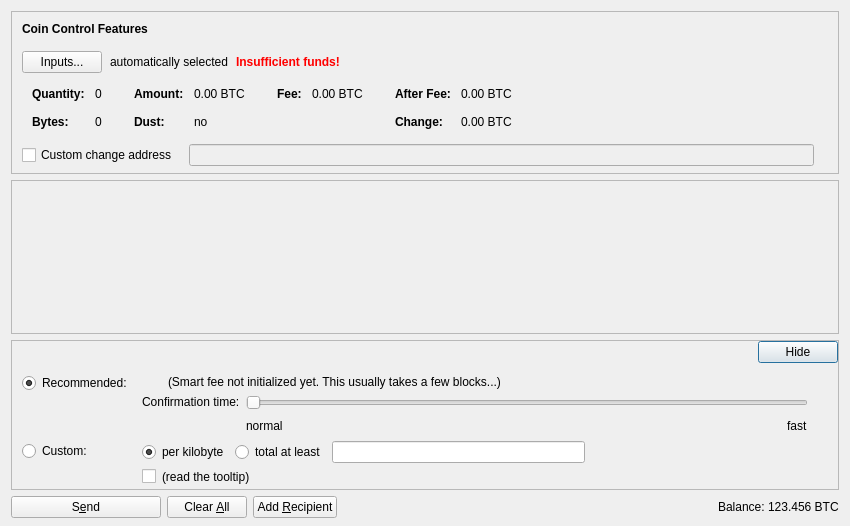
<?xml version="1.0" encoding="UTF-8"?>
<ui version="4.0">
 <class>SendCoinsDialog</class>
 <widget class="QDialog" name="SendCoinsDialog">
  <property name="geometry">
   <rect>
    <x>0</x>
    <y>0</y>
    <width>850</width>
    <height>526</height>
   </rect>
  </property>
  <property name="windowTitle">
   <string>Send Coins</string>
  </property>
  <layout class="QVBoxLayout" name="verticalLayout" stretch="0,1,0,0">
   <property name="bottomMargin">
    <number>8</number>
   </property>
   <item>
    <widget class="QFrame" name="frameCoinControl">
     <property name="sizePolicy">
      <sizepolicy hsizetype="Expanding" vsizetype="Expanding">
       <horstretch>0</horstretch>
       <verstretch>0</verstretch>
      </sizepolicy>
     </property>
     <property name="maximumSize">
      <size>
       <width>16777215</width>
       <height>16777215</height>
      </size>
     </property>
     <property name="frameShape">
      <enum>QFrame::StyledPanel</enum>
     </property>
     <property name="frameShadow">
      <enum>QFrame::Sunken</enum>
     </property>
     <layout class="QVBoxLayout" name="verticalLayoutCoinControl2">
      <property name="spacing">
       <number>0</number>
      </property>
      <property name="leftMargin">
       <number>0</number>
      </property>
      <property name="topMargin">
       <number>0</number>
      </property>
      <property name="rightMargin">
       <number>0</number>
      </property>
      <property name="bottomMargin">
       <number>6</number>
      </property>
      <item>
       <layout class="QVBoxLayout" name="verticalLayoutCoinControl" stretch="0,0,0,0,1">
        <property name="spacing">
         <number>0</number>
        </property>
        <property name="leftMargin">
         <number>10</number>
        </property>
        <property name="topMargin">
         <number>10</number>
        </property>
        <item>
         <layout class="QHBoxLayout" name="horizontalLayoutCoinControl1">
          <property name="bottomMargin">
           <number>15</number>
          </property>
          <item>
           <widget class="QLabel" name="labelCoinControlFeatures">
            <property name="sizePolicy">
             <sizepolicy hsizetype="Preferred" vsizetype="Maximum">
              <horstretch>0</horstretch>
              <verstretch>0</verstretch>
             </sizepolicy>
            </property>
            <property name="font">
             <font>
              <weight>75</weight>
              <bold>true</bold>
             </font>
            </property>
            <property name="styleSheet">
             <string notr="true">font-weight:bold;</string>
            </property>
            <property name="text">
             <string>Coin Control Features</string>
            </property>
           </widget>
          </item>
         </layout>
        </item>
        <item>
         <layout class="QHBoxLayout" name="horizontalLayoutCoinControl2" stretch="0,0,0,0">
          <property name="spacing">
           <number>8</number>
          </property>
          <property name="bottomMargin">
           <number>10</number>
          </property>
          <item>
           <widget class="QPushButton" name="pushButtonCoinControl">
            <property name="styleSheet">
             <string notr="true"/>
            </property>
            <property name="text">
             <string>Inputs...</string>
            </property>
            <property name="autoDefault">
             <bool>false</bool>
            </property>
           </widget>
          </item>
          <item>
           <widget class="QLabel" name="labelCoinControlAutomaticallySelected">
            <property name="text">
             <string>automatically selected</string>
            </property>
            <property name="margin">
             <number>5</number>
            </property>
           </widget>
          </item>
          <item>
           <widget class="QLabel" name="labelCoinControlInsuffFunds">
            <property name="font">
             <font>
              <weight>75</weight>
              <bold>true</bold>
             </font>
            </property>
            <property name="styleSheet">
             <string notr="true">color:red;font-weight:bold;</string>
            </property>
            <property name="text">
             <string>Insufficient funds!</string>
            </property>
            <property name="margin">
             <number>5</number>
            </property>
           </widget>
          </item>
          <item>
           <spacer name="horizontalSpacerCoinControl">
            <property name="orientation">
             <enum>Qt::Horizontal</enum>
            </property>
            <property name="sizeHint" stdset="0">
             <size>
              <width>40</width>
              <height>1</height>
             </size>
            </property>
           </spacer>
          </item>
         </layout>
        </item>
        <item>
         <widget class="QWidget" name="widgetCoinControl" native="true">
          <property name="sizePolicy">
           <sizepolicy hsizetype="Preferred" vsizetype="Preferred">
            <horstretch>0</horstretch>
            <verstretch>0</verstretch>
           </sizepolicy>
          </property>
          <property name="minimumSize">
           <size>
            <width>0</width>
            <height>0</height>
           </size>
          </property>
          <property name="styleSheet">
           <string notr="true"/>
          </property>
          <layout class="QHBoxLayout" name="horizontalLayoutCoinControl5">
           <property name="leftMargin">
            <number>0</number>
           </property>
           <property name="topMargin">
            <number>0</number>
           </property>
           <property name="rightMargin">
            <number>0</number>
           </property>
           <property name="bottomMargin">
            <number>0</number>
           </property>
           <item>
            <layout class="QHBoxLayout" name="horizontalLayoutCoinControl3" stretch="0,0,0,1">
             <property name="spacing">
              <number>20</number>
             </property>
             <property name="topMargin">
              <number>0</number>
             </property>
             <property name="bottomMargin">
              <number>10</number>
             </property>
             <item>
              <layout class="QFormLayout" name="formLayoutCoinControl1">
               <property name="horizontalSpacing">
                <number>10</number>
               </property>
               <property name="verticalSpacing">
                <number>14</number>
               </property>
               <property name="leftMargin">
                <number>10</number>
               </property>
               <property name="topMargin">
                <number>4</number>
               </property>
               <property name="rightMargin">
                <number>6</number>
               </property>
               <item row="0" column="0">
                <widget class="QLabel" name="labelCoinControlQuantityText">
                 <property name="font">
                  <font>
                   <weight>75</weight>
                   <bold>true</bold>
                  </font>
                 </property>
                 <property name="text">
                  <string>Quantity:</string>
                 </property>
                 <property name="margin">
                  <number>0</number>
                 </property>
                </widget>
               </item>
               <item row="0" column="1">
                <widget class="QLabel" name="labelCoinControlQuantity">
                 <property name="cursor">
                  <cursorShape>IBeamCursor</cursorShape>
                 </property>
                 <property name="contextMenuPolicy">
                  <enum>Qt::ActionsContextMenu</enum>
                 </property>
                 <property name="text">
                  <string notr="true">0</string>
                 </property>
                 <property name="margin">
                  <number>0</number>
                 </property>
                 <property name="textInteractionFlags">
                  <set>Qt::LinksAccessibleByMouse|Qt::TextSelectableByKeyboard|Qt::TextSelectableByMouse</set>
                 </property>
                </widget>
               </item>
               <item row="1" column="0">
                <widget class="QLabel" name="labelCoinControlBytesText">
                 <property name="font">
                  <font>
                   <weight>75</weight>
                   <bold>true</bold>
                  </font>
                 </property>
                 <property name="text">
                  <string>Bytes:</string>
                 </property>
                </widget>
               </item>
               <item row="1" column="1">
                <widget class="QLabel" name="labelCoinControlBytes">
                 <property name="cursor">
                  <cursorShape>IBeamCursor</cursorShape>
                 </property>
                 <property name="contextMenuPolicy">
                  <enum>Qt::ActionsContextMenu</enum>
                 </property>
                 <property name="text">
                  <string notr="true">0</string>
                 </property>
                 <property name="textInteractionFlags">
                  <set>Qt::LinksAccessibleByMouse|Qt::TextSelectableByKeyboard|Qt::TextSelectableByMouse</set>
                 </property>
                </widget>
               </item>
              </layout>
             </item>
             <item>
              <layout class="QFormLayout" name="formLayoutCoinControl2">
               <property name="horizontalSpacing">
                <number>10</number>
               </property>
               <property name="verticalSpacing">
                <number>14</number>
               </property>
               <property name="leftMargin">
                <number>6</number>
               </property>
               <property name="topMargin">
                <number>4</number>
               </property>
               <property name="rightMargin">
                <number>6</number>
               </property>
               <item row="0" column="0">
                <widget class="QLabel" name="labelCoinControlAmountText">
                 <property name="font">
                  <font>
                   <weight>75</weight>
                   <bold>true</bold>
                  </font>
                 </property>
                 <property name="text">
                  <string>Amount:</string>
                 </property>
                 <property name="margin">
                  <number>0</number>
                 </property>
                </widget>
               </item>
               <item row="0" column="1">
                <widget class="QLabel" name="labelCoinControlAmount">
                 <property name="cursor">
                  <cursorShape>IBeamCursor</cursorShape>
                 </property>
                 <property name="contextMenuPolicy">
                  <enum>Qt::ActionsContextMenu</enum>
                 </property>
                 <property name="text">
                  <string notr="true">0.00 BTC</string>
                 </property>
                 <property name="textInteractionFlags">
                  <set>Qt::LinksAccessibleByMouse|Qt::TextSelectableByKeyboard|Qt::TextSelectableByMouse</set>
                 </property>
                </widget>
               </item>
               <item row="1" column="0">
                <widget class="QLabel" name="labelCoinControlLowOutputText">
                 <property name="font">
                  <font>
                   <weight>75</weight>
                   <bold>true</bold>
                  </font>
                 </property>
                 <property name="text">
                  <string>Dust:</string>
                 </property>
                </widget>
               </item>
               <item row="1" column="1">
                <widget class="QLabel" name="labelCoinControlLowOutput">
                 <property name="cursor">
                  <cursorShape>IBeamCursor</cursorShape>
                 </property>
                 <property name="contextMenuPolicy">
                  <enum>Qt::ActionsContextMenu</enum>
                 </property>
                 <property name="text">
                  <string notr="true">no</string>
                 </property>
                 <property name="textInteractionFlags">
                  <set>Qt::LinksAccessibleByMouse|Qt::TextSelectableByKeyboard|Qt::TextSelectableByMouse</set>
                 </property>
                </widget>
               </item>
              </layout>
             </item>
             <item>
              <layout class="QFormLayout" name="formLayoutCoinControl3">
               <property name="horizontalSpacing">
                <number>10</number>
               </property>
               <property name="verticalSpacing">
                <number>14</number>
               </property>
               <property name="leftMargin">
                <number>6</number>
               </property>
               <property name="topMargin">
                <number>4</number>
               </property>
               <property name="rightMargin">
                <number>6</number>
               </property>
               <item row="0" column="0">
                <widget class="QLabel" name="labelCoinControlFeeText">
                 <property name="font">
                  <font>
                   <weight>75</weight>
                   <bold>true</bold>
                  </font>
                 </property>
                 <property name="text">
                  <string>Fee:</string>
                 </property>
                 <property name="margin">
                  <number>0</number>
                 </property>
                </widget>
               </item>
               <item row="0" column="1">
                <widget class="QLabel" name="labelCoinControlFee">
                 <property name="cursor">
                  <cursorShape>IBeamCursor</cursorShape>
                 </property>
                 <property name="contextMenuPolicy">
                  <enum>Qt::ActionsContextMenu</enum>
                 </property>
                 <property name="text">
                  <string notr="true">0.00 BTC</string>
                 </property>
                 <property name="textInteractionFlags">
                  <set>Qt::LinksAccessibleByMouse|Qt::TextSelectableByKeyboard|Qt::TextSelectableByMouse</set>
                 </property>
                </widget>
               </item>
             </layout>
             </item>
             <item>
              <layout class="QFormLayout" name="formLayoutCoinControl4">
               <property name="horizontalSpacing">
                <number>10</number>
               </property>
               <property name="verticalSpacing">
                <number>14</number>
               </property>
               <property name="leftMargin">
                <number>6</number>
               </property>
               <property name="topMargin">
                <number>4</number>
               </property>
               <property name="rightMargin">
                <number>6</number>
               </property>
               <item row="0" column="0">
                <widget class="QLabel" name="labelCoinControlAfterFeeText">
                 <property name="font">
                  <font>
                   <weight>75</weight>
                   <bold>true</bold>
                  </font>
                 </property>
                 <property name="text">
                  <string>After Fee:</string>
                 </property>
                 <property name="margin">
                  <number>0</number>
                 </property>
                </widget>
               </item>
               <item row="0" column="1">
                <widget class="QLabel" name="labelCoinControlAfterFee">
                 <property name="cursor">
                  <cursorShape>IBeamCursor</cursorShape>
                 </property>
                 <property name="contextMenuPolicy">
                  <enum>Qt::ActionsContextMenu</enum>
                 </property>
                 <property name="text">
                  <string notr="true">0.00 BTC</string>
                 </property>
                 <property name="textInteractionFlags">
                  <set>Qt::LinksAccessibleByMouse|Qt::TextSelectableByKeyboard|Qt::TextSelectableByMouse</set>
                 </property>
                </widget>
               </item>
               <item row="1" column="0">
                <widget class="QLabel" name="labelCoinControlChangeText">
                 <property name="font">
                  <font>
                   <weight>75</weight>
                   <bold>true</bold>
                  </font>
                 </property>
                 <property name="text">
                  <string>Change:</string>
                 </property>
                </widget>
               </item>
               <item row="1" column="1">
                <widget class="QLabel" name="labelCoinControlChange">
                 <property name="cursor">
                  <cursorShape>IBeamCursor</cursorShape>
                 </property>
                 <property name="contextMenuPolicy">
                  <enum>Qt::ActionsContextMenu</enum>
                 </property>
                 <property name="text">
                  <string notr="true">0.00 BTC</string>
                 </property>
                 <property name="textInteractionFlags">
                  <set>Qt::LinksAccessibleByMouse|Qt::TextSelectableByKeyboard|Qt::TextSelectableByMouse</set>
                 </property>
                </widget>
               </item>
              </layout>
             </item>
            </layout>
           </item>
          </layout>
         </widget>
        </item>
        <item>
         <layout class="QHBoxLayout" name="horizontalLayoutCoinControl4" stretch="0,0,0">
          <property name="spacing">
           <number>12</number>
          </property>
          <property name="sizeConstraint">
           <enum>QLayout::SetDefaultConstraint</enum>
          </property>
          <property name="topMargin">
           <number>5</number>
          </property>
          <property name="rightMargin">
           <number>5</number>
          </property>
          <item>
           <widget class="QCheckBox" name="checkBoxCoinControlChange">
            <property name="toolTip">
             <string>If this is activated, but the change address is empty or invalid, change will be sent to a newly generated address.</string>
            </property>
            <property name="text">
             <string>Custom change address</string>
            </property>
           </widget>
          </item>
          <item>
           <widget class="QValidatedLineEdit" name="lineEditCoinControlChange">
            <property name="enabled">
             <bool>false</bool>
            </property>
            <property name="sizePolicy">
             <sizepolicy hsizetype="Expanding" vsizetype="Fixed">
              <horstretch>0</horstretch>
              <verstretch>0</verstretch>
             </sizepolicy>
            </property>
           </widget>
          </item>
          <item>
           <widget class="QLabel" name="labelCoinControlChangeLabel">
            <property name="sizePolicy">
             <sizepolicy hsizetype="Preferred" vsizetype="Expanding">
              <horstretch>0</horstretch>
              <verstretch>0</verstretch>
             </sizepolicy>
            </property>
            <property name="minimumSize">
             <size>
              <width>0</width>
              <height>0</height>
             </size>
            </property>
            <property name="text">
             <string/>
            </property>
            <property name="margin">
             <number>3</number>
            </property>
           </widget>
          </item>
         </layout>
        </item>
        <item>
         <spacer name="verticalSpacerCoinControl">
          <property name="orientation">
           <enum>Qt::Vertical</enum>
          </property>
          <property name="sizeHint" stdset="0">
           <size>
            <width>800</width>
            <height>1</height>
           </size>
          </property>
         </spacer>
        </item>
       </layout>
      </item>
     </layout>
    </widget>
   </item>
   <item>
    <widget class="QScrollArea" name="scrollArea">
     <property name="widgetResizable">
      <bool>true</bool>
     </property>
     <widget class="QWidget" name="scrollAreaWidgetContents">
      <property name="geometry">
       <rect>
        <x>0</x>
        <y>0</y>
        <width>830</width>
        <height>104</height>
       </rect>
      </property>
      <layout class="QVBoxLayout" name="verticalLayout_2" stretch="0,1">
       <property name="leftMargin">
        <number>0</number>
       </property>
       <property name="topMargin">
        <number>0</number>
       </property>
       <property name="rightMargin">
        <number>0</number>
       </property>
       <property name="bottomMargin">
        <number>0</number>
       </property>
       <item>
        <layout class="QVBoxLayout" name="entries">
         <property name="spacing">
          <number>6</number>
         </property>
        </layout>
       </item>
       <item>
        <spacer name="verticalSpacer">
         <property name="orientation">
          <enum>Qt::Vertical</enum>
         </property>
         <property name="sizeHint" stdset="0">
          <size>
           <width>20</width>
           <height>40</height>
          </size>
         </property>
        </spacer>
       </item>
      </layout>
     </widget>
    </widget>
   </item>
   <item>
    <widget class="QFrame" name="frameFee">
     <property name="sizePolicy">
      <sizepolicy hsizetype="Expanding" vsizetype="Expanding">
       <horstretch>0</horstretch>
       <verstretch>0</verstretch>
      </sizepolicy>
     </property>
     <property name="maximumSize">
      <size>
       <width>16777215</width>
       <height>16777215</height>
      </size>
     </property>
     <property name="frameShape">
      <enum>QFrame::StyledPanel</enum>
     </property>
     <property name="frameShadow">
      <enum>QFrame::Sunken</enum>
     </property>
     <layout class="QVBoxLayout" name="verticalLayoutFee1">
      <property name="spacing">
       <number>0</number>
      </property>
      <property name="leftMargin">
       <number>0</number>
      </property>
      <property name="topMargin">
       <number>0</number>
      </property>
      <property name="rightMargin">
       <number>0</number>
      </property>
      <property name="bottomMargin">
       <number>0</number>
      </property>
      <item>
       <layout class="QVBoxLayout" name="verticalLayoutFee2" stretch="0,0,0">
        <property name="spacing">
         <number>0</number>
        </property>
        <property name="leftMargin">
         <number>10</number>
        </property>
        <property name="topMargin">
         <number>0</number>
        </property>
        <item>
         <layout class="QHBoxLayout" name="horizontalLayoutFee1">
          <property name="bottomMargin">
           <number>0</number>
          </property>
          <item>
           <layout class="QVBoxLayout" name="verticalLayoutFee7">
            <property name="spacing">
             <number>0</number>
            </property>
            <item>
             <spacer name="verticalSpacerSmartFee">
              <property name="orientation">
               <enum>Qt::Vertical</enum>
              </property>
              <property name="sizeType">
               <enum>QSizePolicy::Fixed</enum>
              </property>
              <property name="sizeHint" stdset="0">
               <size>
                <width>1</width>
                <height>4</height>
               </size>
              </property>
             </spacer>
            </item>
            <item>
             <spacer name="verticalSpacer_5">
              <property name="orientation">
               <enum>Qt::Vertical</enum>
              </property>
              <property name="sizeHint" stdset="0">
               <size>
                <width>1</width>
                <height>1</height>
               </size>
              </property>
             </spacer>
            </item>
           </layout>
          </item>
          <item>
           <spacer name="horizontalSpacer_4">
            <property name="orientation">
             <enum>Qt::Horizontal</enum>
            </property>
            <property name="sizeHint" stdset="0">
             <size>
              <width>40</width>
              <height>20</height>
             </size>
            </property>
           </spacer>
          </item>
          <item>
           <widget class="QPushButton" name="buttonMinimizeFee">
            <property name="toolTip">
             <string>collapse fee-settings</string>
            </property>
            <property name="text">
             <string>Hide</string>
            </property>
           </widget>
          </item>
         </layout>
        </item>
        <item>
         <widget class="QFrame" name="frameFeeSelection">
          <layout class="QVBoxLayout" name="verticalLayoutFee12">
           <property name="spacing">
            <number>0</number>
           </property>
           <property name="leftMargin">
            <number>0</number>
           </property>
           <property name="topMargin">
            <number>0</number>
           </property>
           <property name="rightMargin">
            <number>0</number>
           </property>
           <property name="bottomMargin">
            <number>0</number>
           </property>
           <item>
            <layout class="QGridLayout" name="gridLayoutFee">
             <property name="topMargin">
              <number>10</number>
             </property>
             <property name="bottomMargin">
              <number>4</number>
             </property>
             <property name="horizontalSpacing">
              <number>10</number>
             </property>
             <property name="verticalSpacing">
              <number>4</number>
             </property>
             <item row="1" column="1">
              <layout class="QVBoxLayout" name="verticalLayoutFee8">
               <property name="spacing">
                <number>6</number>
               </property>
               <item>
                <layout class="QHBoxLayout" name="horizontalLayoutFee13">
                 <item>
                  <widget class="QRadioButton" name="radioCustomPerKilobyte">
                   <property name="toolTip">
                    <string>If the custom fee is set to 1000 satoshis and the transaction is only 250 bytes, then &quot;per kilobyte&quot; only pays 250 satoshis in fee, while &quot;total at least&quot; pays 1000 satoshis. For transactions bigger than a kilobyte both pay by kilobyte.</string>
                   </property>
                   <property name="text">
                    <string>per kilobyte</string>
                   </property>
                   <property name="checked">
                    <bool>true</bool>
                   </property>
                   <attribute name="buttonGroup">
                    <string notr="true">groupCustomFee</string>
                   </attribute>
                  </widget>
                 </item>
                 <item>
                  <widget class="QRadioButton" name="radioCustomAtLeast">
                   <property name="toolTip">
                    <string>If the custom fee is set to 1000 satoshis and the transaction is only 250 bytes, then &quot;per kilobyte&quot; only pays 250 satoshis in fee, while &quot;total at least&quot; pays 1000 satoshis. For transactions bigger than a kilobyte both pay by kilobyte.</string>
                   </property>
                   <property name="text">
                    <string>total at least</string>
                   </property>
                   <attribute name="buttonGroup">
                    <string notr="true">groupCustomFee</string>
                   </attribute>
                  </widget>
                 </item>
                 <item>
                  <widget class="BitcoinAmountField" name="customFee"/>
                 </item>
                 <item>
                  <spacer name="horizontalSpacer_6">
                   <property name="orientation">
                    <enum>Qt::Horizontal</enum>
                   </property>
                   <property name="sizeHint" stdset="0">
                    <size>
                     <width>1</width>
                     <height>1</height>
                    </size>
                   </property>
                  </spacer>
                 </item>
                </layout>
               </item>
               <item>
                <layout class="QHBoxLayout" name="horizontalLayoutFee8">
                 <item>
                  <widget class="QCheckBox" name="checkBoxMinimumFee">
                   <property name="toolTip">
                    <string>Paying only the minimum fee is just fine as long as there is less transaction volume than space in the blocks. But be aware that this can end up in a never confirming transaction once there is more demand for dork transactions than the network can process.</string>
                   </property>
                   <property name="text">
                    <string/>
                   </property>
                  </widget>
                 </item>
                 <item>
                  <widget class="QLabel" name="labelMinFeeWarning">
                   <property name="enabled">
                    <bool>true</bool>
                   </property>
                   <property name="toolTip">
                    <string>Paying only the minimum fee is just fine as long as there is less transaction volume than space in the blocks. But be aware that this can end up in a never confirming transaction once there is more demand for dork transactions than the network can process.</string>
                   </property>
                   <property name="text">
                    <string>(read the tooltip)</string>
                   </property>
                   <property name="margin">
                    <number>5</number>
                   </property>
                  </widget>
                 </item>
                 <item>
                  <spacer name="horizontalSpacer_2">
                   <property name="orientation">
                    <enum>Qt::Horizontal</enum>
                   </property>
                   <property name="sizeHint" stdset="0">
                    <size>
                     <width>1</width>
                     <height>1</height>
                    </size>
                   </property>
                  </spacer>
                 </item>
                </layout>
               </item>
              </layout>
             </item>
             <item row="0" column="0">
              <layout class="QVBoxLayout" name="verticalLayoutFee4" stretch="0,1">
               <item>
                <widget class="QRadioButton" name="radioSmartFee">
                 <property name="text">
                  <string>Recommended:</string>
                 </property>
                 <property name="checked">
                  <bool>true</bool>
                 </property>
                 <attribute name="buttonGroup">
                  <string notr="true">groupFee</string>
                 </attribute>
                </widget>
               </item>
               <item>
                <spacer name="verticalSpacer_2">
                 <property name="orientation">
                  <enum>Qt::Vertical</enum>
                 </property>
                 <property name="sizeHint" stdset="0">
                  <size>
                   <width>1</width>
                   <height>1</height>
                  </size>
                 </property>
                </spacer>
               </item>
              </layout>
             </item>
             <item row="1" column="0">
              <layout class="QVBoxLayout" name="verticalLayoutFee9" stretch="0,1">
               <item>
                <widget class="QRadioButton" name="radioCustomFee">
                 <property name="text">
                  <string>Custom:</string>
                 </property>
                 <attribute name="buttonGroup">
                  <string notr="true">groupFee</string>
                 </attribute>
                </widget>
               </item>
               <item>
                <spacer name="verticalSpacer_6">
                 <property name="orientation">
                  <enum>Qt::Vertical</enum>
                 </property>
                 <property name="sizeHint" stdset="0">
                  <size>
                   <width>1</width>
                   <height>1</height>
                  </size>
                 </property>
                </spacer>
               </item>
              </layout>
             </item>
             <item row="0" column="1">
              <layout class="QVBoxLayout" name="verticalLayoutFee3" stretch="0,0,1">
               <property name="spacing">
                <number>6</number>
               </property>
               <property name="topMargin">
                <number>2</number>
               </property>
               <item>
                <layout class="QHBoxLayout" name="horizontalLayoutFee12">
                 <item>
                  <widget class="QLabel" name="labelSmartFee">
                   <property name="text">
                    <string/>
                   </property>
                   <property name="margin">
                    <number>2</number>
                   </property>
                  </widget>
                 </item>
                 <item>
                  <widget class="QLabel" name="labelFeeEstimation">
                   <property name="text">
                    <string/>
                   </property>
                  </widget>
                 </item>
                 <item>
                  <widget class="QLabel" name="labelSmartFee2">
                   <property name="text">
                    <string>(Smart fee not initialized yet. This usually takes a few blocks...)</string>
                   </property>
                   <property name="margin">
                    <number>2</number>
                   </property>
                  </widget>
                 </item>
                 <item>
                  <spacer name="horizontalSpacer_5">
                   <property name="orientation">
                    <enum>Qt::Horizontal</enum>
                   </property>
                   <property name="sizeHint" stdset="0">
                    <size>
                     <width>1</width>
                     <height>1</height>
                    </size>
                   </property>
                  </spacer>
                 </item>
                </layout>
               </item>
               <item>
                <layout class="QHBoxLayout" name="horizontalLayoutFee9">
                 <item>
                  <layout class="QVBoxLayout" name="verticalLayoutFee6">
                   <item>
                    <widget class="QLabel" name="labelSmartFee3">
                     <property name="text">
                      <string>Confirmation time:</string>
                     </property>
                     <property name="margin">
                      <number>2</number>
                     </property>
                    </widget>
                   </item>
                   <item>
                    <spacer name="verticalSpacer_3">
                     <property name="orientation">
                      <enum>Qt::Vertical</enum>
                     </property>
                     <property name="sizeHint" stdset="0">
                      <size>
                       <width>1</width>
                       <height>1</height>
                      </size>
                     </property>
                    </spacer>
                   </item>
                  </layout>
                 </item>
                 <item>
                  <layout class="QVBoxLayout" name="verticalLayoutFee5">
                   <property name="rightMargin">
                    <number>30</number>
                   </property>
                   <item>
                    <widget class="QSlider" name="sliderSmartFee">
                     <property name="minimum">
                      <number>0</number>
                     </property>
                     <property name="maximum">
                      <number>24</number>
                     </property>
                     <property name="pageStep">
                      <number>1</number>
                     </property>
                     <property name="value">
                      <number>0</number>
                     </property>
                     <property name="orientation">
                      <enum>Qt::Horizontal</enum>
                     </property>
                     <property name="invertedAppearance">
                      <bool>false</bool>
                     </property>
                     <property name="invertedControls">
                      <bool>false</bool>
                     </property>
                     <property name="tickPosition">
                      <enum>QSlider::NoTicks</enum>
                     </property>
                    </widget>
                   </item>
                   <item>
                    <layout class="QHBoxLayout" name="horizontalLayoutFee10">
                     <item>
                      <widget class="QLabel" name="labelSmartFeeNormal">
                       <property name="text">
                        <string>normal</string>
                       </property>
                      </widget>
                     </item>
                     <item>
                      <spacer name="horizontalSpacer_3">
                       <property name="orientation">
                        <enum>Qt::Horizontal</enum>
                       </property>
                       <property name="sizeHint" stdset="0">
                        <size>
                         <width>40</width>
                         <height>20</height>
                        </size>
                       </property>
                      </spacer>
                     </item>
                     <item>
                      <widget class="QLabel" name="labelSmartFeeFast">
                       <property name="text">
                        <string>fast</string>
                       </property>
                      </widget>
                     </item>
                    </layout>
                   </item>
                  </layout>
                 </item>
                </layout>
               </item>
               <item>
                <spacer name="verticalSpacer_4">
                 <property name="orientation">
                  <enum>Qt::Vertical</enum>
                 </property>
                 <property name="sizeHint" stdset="0">
                  <size>
                   <width>1</width>
                   <height>1</height>
                  </size>
                 </property>
                </spacer>
               </item>
              </layout>
             </item>
            </layout>
           </item>
          </layout>
         </widget>
        </item>
        <item>
         <spacer name="verticalSpacerFee">
          <property name="orientation">
           <enum>Qt::Vertical</enum>
          </property>
          <property name="sizeHint" stdset="0">
           <size>
            <width>800</width>
            <height>1</height>
           </size>
          </property>
         </spacer>
        </item>
       </layout>
      </item>
     </layout>
    </widget>
   </item>
   <item>
    <layout class="QHBoxLayout" name="horizontalLayout">
     <item>
      <widget class="QPushButton" name="sendButton">
       <property name="minimumSize">
        <size>
         <width>150</width>
         <height>0</height>
        </size>
       </property>
       <property name="toolTip">
        <string>Confirm the send action</string>
       </property>
       <property name="text">
        <string>S&amp;end</string>
       </property>
       <property name="icon">
        <iconset resource="../bitcoin.qrc">
         <normaloff>:/icons/send</normaloff>:/icons/send</iconset>
       </property>
       <property name="autoDefault">
        <bool>false</bool>
       </property>
       <property name="default">
        <bool>false</bool>
       </property>
      </widget>
     </item>
     <item>
      <widget class="QPushButton" name="clearButton">
       <property name="sizePolicy">
        <sizepolicy hsizetype="Minimum" vsizetype="Fixed">
         <horstretch>0</horstretch>
         <verstretch>0</verstretch>
        </sizepolicy>
       </property>
       <property name="toolTip">
        <string>Clear all fields of the form.</string>
       </property>
       <property name="text">
        <string>Clear &amp;All</string>
       </property>
       <property name="icon">
        <iconset resource="../bitcoin.qrc">
         <normaloff>:/icons/remove</normaloff>:/icons/remove</iconset>
       </property>
       <property name="autoDefault">
        <bool>false</bool>
       </property>
      </widget>
     </item>
     <item>
      <widget class="QPushButton" name="addButton">
       <property name="toolTip">
        <string>Send to multiple recipients at once</string>
       </property>
       <property name="text">
        <string>Add &amp;Recipient</string>
       </property>
       <property name="icon">
        <iconset resource="../bitcoin.qrc">
         <normaloff>:/icons/add</normaloff>:/icons/add</iconset>
       </property>
       <property name="autoDefault">
        <bool>false</bool>
       </property>
      </widget>
     </item>
     <item>
      <spacer name="horizontalSpacer">
       <property name="orientation">
        <enum>Qt::Horizontal</enum>
       </property>
       <property name="sizeHint" stdset="0">
        <size>
         <width>40</width>
         <height>20</height>
        </size>
       </property>
      </spacer>
     </item>
     <item>
      <layout class="QHBoxLayout" name="horizontalLayout_2">
       <property name="spacing">
        <number>3</number>
       </property>
       <item>
        <widget class="QLabel" name="label">
         <property name="sizePolicy">
          <sizepolicy hsizetype="Preferred" vsizetype="Fixed">
           <horstretch>0</horstretch>
           <verstretch>0</verstretch>
          </sizepolicy>
         </property>
         <property name="text">
          <string>Balance:</string>
         </property>
        </widget>
       </item>
       <item>
        <widget class="QLabel" name="labelBalance">
         <property name="sizePolicy">
          <sizepolicy hsizetype="Preferred" vsizetype="Fixed">
           <horstretch>0</horstretch>
           <verstretch>0</verstretch>
          </sizepolicy>
         </property>
         <property name="cursor">
          <cursorShape>IBeamCursor</cursorShape>
         </property>
         <property name="text">
          <string notr="true">123.456 BTC</string>
         </property>
         <property name="textInteractionFlags">
          <set>Qt::LinksAccessibleByMouse|Qt::TextSelectableByKeyboard|Qt::TextSelectableByMouse</set>
         </property>
        </widget>
       </item>
      </layout>
     </item>
    </layout>
   </item>
  </layout>
 </widget>
 <customwidgets>
  <customwidget>
   <class>QValidatedLineEdit</class>
   <extends>QLineEdit</extends>
   <header>qvalidatedlineedit.h</header>
  </customwidget>
  <customwidget>
   <class>BitcoinAmountField</class>
   <extends>QLineEdit</extends>
   <header>bitcoinamountfield.h</header>
   <container>1</container>
  </customwidget>
 </customwidgets>
 <resources>
  <include location="../bitcoin.qrc"/>
 </resources>
 <connections/>
 <buttongroups>
  <buttongroup name="groupFee"/>
  <buttongroup name="groupCustomFee"/>
 </buttongroups>
</ui>
